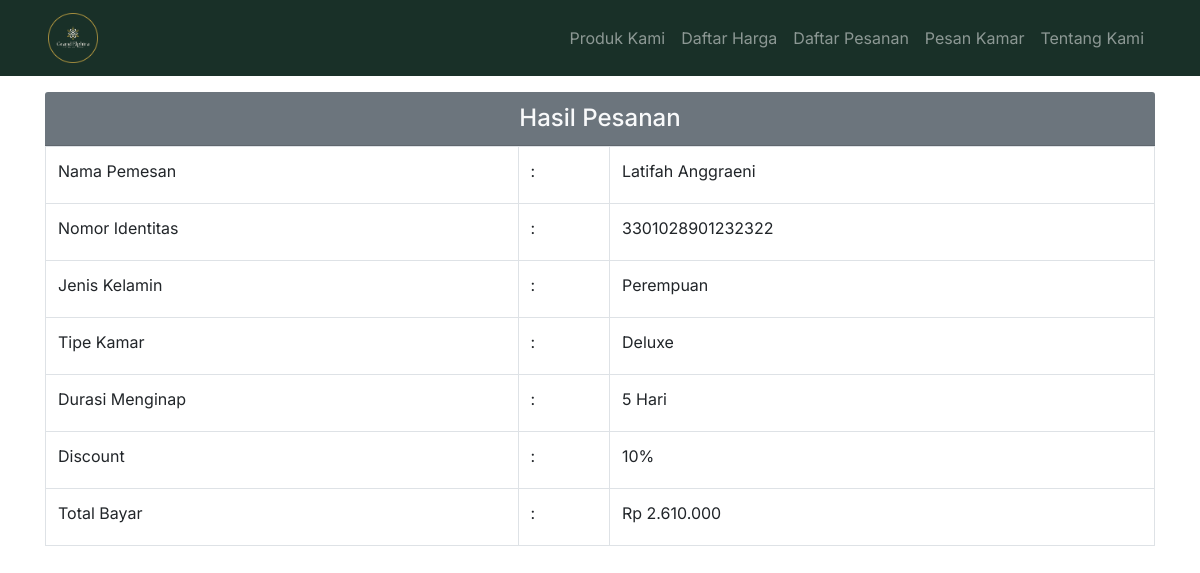
Page /hasil_pesan.php?id_pesan=17 on the committed database.
### tables this page shows
CREATE TABLE `pesanan` (
  `id_pesanan` int(11) NOT NULL,
  `nama_pemesan` varchar(60) NOT NULL,
  `jenis_kelamin` enum('Laki-laki','Perempuan') NOT NULL,
  `nomor_identitas` varchar(20) NOT NULL,
  `tipe_kamar` enum('Standar','Deluxe','Family') NOT NULL,
  `tgl_pesan` date NOT NULL,
  `durasi_menginap` int(11) NOT NULL,
  `breakfast` enum('Ya','Tidak') NOT NULL,
  `total_bayar` int(11) NOT NULL
);

### function.php (called while the page is built, shortened)
<?php
$db = mysqli_connect("localhost", "root", "", "pesan_hotel");
function ambil_data($query) {
    global $db;
    $db_arr = [];
    $sql_query = mysqli_query($db, $query);
    while ($sql = mysqli_fetch_assoc($sql_query)) {
        array_push($db_arr, $sql);
    }
    return $db_arr;
}
function format_rupiah($angka){
    return 'Rp ' . number_format($angka, 0, ',', '.');
}

### hasil_pesan.php (the view, shortened to what this page needs)
<?php
    include "function.php";
    $id_pesan = $_GET["id_pesan"];
    $data_berhasil_pesan = ambil_data("SELECT * FROM pesanan WHERE id_pesanan = $id_pesan")[0];
?>
<!DOCTYPE html>
<html lang="en">
<head>
    <link href="https://maxcdn.bootstrapcdn.com/bootstrap/4.5.2/css/bootstrap.min.css" rel="stylesheet">
</head>
<body>
    <?php include "header.php"; ?>
<div class="container my-3">
    <h4 class="card-header text-light bg-secondary text-center">Hasil Pesanan</h4>
    <table class="table table-bordered">
        <tr>
            <td><label for="nama_pemesan">Nama Pemesan</label></td>
            <td>:</td>
            <td><?= $data_berhasil_pesan["nama_pemesan"]; ?></td>
        </tr>
        <tr>
            <td><label for="nomor_identitas">Nomor Identitas</label></td>
            <td>:</td>
            <td><?= $data_berhasil_pesan["nomor_identitas"]; ?></td>
        </tr>
        <tr>
            <td><label for="jenis_kelamin">Jenis Kelamin</label></td>
            <td>:</td>
            <td><?= $data_berhasil_pesan["jenis_kelamin"]; ?></td>
        </tr>
        <tr>
            <td><label for="jenis_kamar">Tipe Kamar</label></td>
            <td>:</td>
            <td><?= $data_berhasil_pesan["tipe_kamar"]; ?></td>
        </tr>
        <tr>
            <td><label for="durasi_menginap">Durasi Menginap</label></td>
            <td>:</td>
            <td><?= $data_berhasil_pesan["durasi_menginap"]; ?> Hari</td>
        </tr>
        <tr>
            <td><label for="discount">Discount</label></td>
            <td>:</td>
            <td><?= $data_berhasil_pesan["durasi_menginap"] <= 3 ?"0%" :"10%"; ?></td>
        </tr>
        <tr>
            <td><label for="total_bayar">Total Bayar</label></td>
            <td>:</td>
            <td><?= format_rupiah($data_berhasil_pesan["total_bayar"]); ?></td>
        </tr>
    </table>
    </div>
</body>
</html>

### header.php (style rules this page uses)
body { font-family: 'Inter', sans-serif; }

### rows in the picture
pesanan: nama_pemesan "Latifah Anggraeni", nomor_identitas "3301028901232322", jenis_kelamin "Perempuan", tipe_kamar "Deluxe", durasi_menginap "5", total_bayar "Rp 2.610.000"
